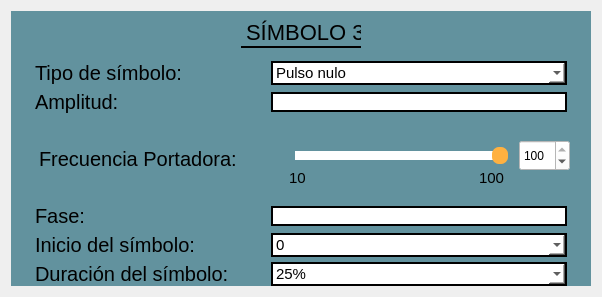
                <widget class="QWidget" name="tab_4">
                 <attribute name="title">
                  <string>s3</string>
                 </attribute>
                 <layout class="QGridLayout" name="gridLayout_65">
                  <item row="0" column="0">
                   <widget class="QFrame" name="frame_95">
                    <property name="minimumSize">
                     <size>
                      <width>580</width>
                      <height>0</height>
                     </size>
                    </property>
                    <property name="styleSheet">
                     <string notr="true">QFrame{
background-color: rgb(98, 146, 158);
border: none;
}

QLabel{
font-size: 20px
}</string>
                    </property>
                    <property name="frameShape">
                     <enum>QFrame::StyledPanel</enum>
                    </property>
                    <property name="frameShadow">
                     <enum>QFrame::Raised</enum>
                    </property>
                    <layout class="QGridLayout" name="gridLayout_113">
                     <property name="topMargin">
                      <number>0</number>
                     </property>
                     <property name="bottomMargin">
                      <number>0</number>
                     </property>
                     <property name="spacing">
                      <number>5</number>
                     </property>
                     <item row="0" column="0">
                      <widget class="QFrame" name="frame_96">
                       <property name="minimumSize">
                        <size>
                         <width>135</width>
                         <height>45</height>
                        </size>
                       </property>
                       <property name="maximumSize">
                        <size>
                         <width>16777215</width>
                         <height>45</height>
                        </size>
                       </property>
                       <property name="frameShape">
                        <enum>QFrame::StyledPanel</enum>
                       </property>
                       <property name="frameShadow">
                        <enum>QFrame::Raised</enum>
                       </property>
                       <layout class="QGridLayout" name="gridLayout_114">
                        <property name="leftMargin">
                         <number>0</number>
                        </property>
                        <property name="topMargin">
                         <number>0</number>
                        </property>
                        <property name="rightMargin">
                         <number>0</number>
                        </property>
                        <property name="bottomMargin">
                         <number>0</number>
                        </property>
                        <item row="0" column="0">
                         <widget class="QLabel" name="label_91">
                          <property name="maximumSize">
                           <size>
                            <width>120</width>
                            <height>30</height>
                           </size>
                          </property>
                          <property name="font">
                           <font>
                            <family>Microsoft Sans Serif</family>
                            <pointsize>-1</pointsize>
                           </font>
                          </property>
                          <property name="styleSheet">
                           <string notr="true">QLabel{
qproperty-alignment: AlignCenter;
font-style: bold;
font-size: 22px;
color: black;
border-bottom: 2px solid black;
}</string>
                          </property>
                          <property name="text">
                           <string>SÍMBOLO 3</string>
                          </property>
                         </widget>
                        </item>
                       </layout>
                      </widget>
                     </item>
                     <item row="4" column="0">
                      <widget class="QFrame" name="frame_97">
                       <property name="maximumSize">
                        <size>
                         <width>550</width>
                         <height>35</height>
                        </size>
                       </property>
                       <property name="styleSheet">
                        <string notr="true">QFrame{
border: none;
background-color: transparent;
}</string>
                       </property>
                       <property name="frameShape">
                        <enum>QFrame::StyledPanel</enum>
                       </property>
                       <property name="frameShadow">
                        <enum>QFrame::Raised</enum>
                       </property>
                       <layout class="QGridLayout" name="gridLayout_115">
                        <property name="topMargin">
                         <number>0</number>
                        </property>
                        <property name="bottomMargin">
                         <number>0</number>
                        </property>
                        <item row="0" column="0">
                         <widget class="QLabel" name="label_95">
                          <property name="minimumSize">
                           <size>
                            <width>230</width>
                            <height>0</height>
                           </size>
                          </property>
                          <property name="maximumSize">
                           <size>
                            <width>230</width>
                            <height>16777215</height>
                           </size>
                          </property>
                          <property name="text">
                           <string>Fase:</string>
                          </property>
                         </widget>
                        </item>
                        <item row="0" column="1">
                         <widget class="QLineEdit" name="leFaseS3">
                          <property name="styleSheet">
                           <string notr="true">QLineEdit{
background-color: white;
border: 2px solid black;
font-color: black
}</string>
                          </property>
                          <property name="text">
                           <string/>
                          </property>
                         </widget>
                        </item>
                       </layout>
                      </widget>
                     </item>
                     <item row="5" column="0">
                      <widget class="QFrame" name="frame_98">
                       <property name="maximumSize">
                        <size>
                         <width>550</width>
                         <height>35</height>
                        </size>
                       </property>
                       <property name="styleSheet">
                        <string notr="true">QFrame{
border: none;
background-color: transparent;
}</string>
                       </property>
                       <property name="frameShape">
                        <enum>QFrame::StyledPanel</enum>
                       </property>
                       <property name="frameShadow">
                        <enum>QFrame::Raised</enum>
                       </property>
                       <layout class="QGridLayout" name="gridLayout_116">
                        <property name="topMargin">
                         <number>0</number>
                        </property>
                        <property name="bottomMargin">
                         <number>0</number>
                        </property>
                        <item row="0" column="0">
                         <widget class="QLabel" name="label_71">
                          <property name="minimumSize">
                           <size>
                            <width>230</width>
                            <height>0</height>
                           </size>
                          </property>
                          <property name="maximumSize">
                           <size>
                            <width>230</width>
                            <height>16777215</height>
                           </size>
                          </property>
                          <property name="text">
                           <string>Inicio del símbolo:</string>
                          </property>
                         </widget>
                        </item>
                        <item row="0" column="1">
                         <widget class="QComboBox" name="cbT1S3">
                          <property name="styleSheet">
                           <string notr="true">QComboBox{
	background-color: rgb(204, 204, 255);
	background: white;
	color: black;
	border: 2px solid black;
	font-size: 15px;
	qproperty-alignment: AlignCenter;
}


</string>
                          </property>
                          <item>
                           <property name="text">
                            <string>0</string>
                           </property>
                          </item>
                          <item>
                           <property name="text">
                            <string>0.25 tsimb</string>
                           </property>
                          </item>
                          <item>
                           <property name="text">
                            <string>0.5 tsimb</string>
                           </property>
                          </item>
                          <item>
                           <property name="text">
                            <string>0.75 tsimb</string>
                           </property>
                          </item>
                         </widget>
                        </item>
                       </layout>
                      </widget>
                     </item>
                     <item row="6" column="0">
                      <widget class="QFrame" name="frame_99">
                       <property name="maximumSize">
                        <size>
                         <width>550</width>
                         <height>35</height>
                        </size>
                       </property>
                       <property name="styleSheet">
                        <string notr="true">QFrame{
border: none;
background-color: transparent;
}</string>
                       </property>
                       <property name="frameShape">
                        <enum>QFrame::StyledPanel</enum>
                       </property>
                       <property name="frameShadow">
                        <enum>QFrame::Raised</enum>
                       </property>
                       <layout class="QGridLayout" name="gridLayout_117">
                        <property name="topMargin">
                         <number>0</number>
                        </property>
                        <property name="bottomMargin">
                         <number>0</number>
                        </property>
                        <item row="0" column="0">
                         <widget class="QLabel" name="label_92">
                          <property name="minimumSize">
                           <size>
                            <width>230</width>
                            <height>0</height>
                           </size>
                          </property>
                          <property name="maximumSize">
                           <size>
                            <width>230</width>
                            <height>16777215</height>
                           </size>
                          </property>
                          <property name="text">
                           <string>Duración del símbolo:</string>
                          </property>
                         </widget>
                        </item>
                        <item row="0" column="1">
                         <widget class="QComboBox" name="cbT2S3">
                          <property name="styleSheet">
                           <string notr="true">QComboBox{
	background-color: rgb(204, 204, 255);
	background: white;
	color: black;
	border: 2px solid black;
	font-size: 15px;
	qproperty-alignment: AlignCenter;
}


</string>
                          </property>
                          <item>
                           <property name="text">
                            <string>25%</string>
                           </property>
                          </item>
                          <item>
                           <property name="text">
                            <string>50%</string>
                           </property>
                          </item>
                          <item>
                           <property name="text">
                            <string>75%</string>
                           </property>
                          </item>
                         </widget>
                        </item>
                       </layout>
                      </widget>
                     </item>
                     <item row="1" column="0">
                      <widget class="QFrame" name="frame_100">
                       <property name="maximumSize">
                        <size>
                         <width>550</width>
                         <height>35</height>
                        </size>
                       </property>
                       <property name="styleSheet">
                        <string notr="true">QFrame{
border: none;
background-color: transparent;
}</string>
                       </property>
                       <property name="frameShape">
                        <enum>QFrame::StyledPanel</enum>
                       </property>
                       <property name="frameShadow">
                        <enum>QFrame::Raised</enum>
                       </property>
                       <layout class="QGridLayout" name="gridLayout_118">
                        <property name="topMargin">
                         <number>0</number>
                        </property>
                        <property name="bottomMargin">
                         <number>0</number>
                        </property>
                        <item row="0" column="0">
                         <widget class="QLabel" name="label_72">
                          <property name="minimumSize">
                           <size>
                            <width>230</width>
                            <height>0</height>
                           </size>
                          </property>
                          <property name="maximumSize">
                           <size>
                            <width>230</width>
                            <height>30</height>
                           </size>
                          </property>
                          <property name="text">
                           <string>Tipo de símbolo:</string>
                          </property>
                         </widget>
                        </item>
                        <item row="0" column="1">
                         <widget class="QComboBox" name="cbSimb3">
                          <property name="styleSheet">
                           <string notr="true">QComboBox{
	background: white;
	color: black;
	border: 2px solid black;
	font-size: 15px;
}

QComboBox:editable{
	background: none;
}


QComboBox:drop-down{
	background: none;
}

QComboBox:hover{
	background: none;
}


</string>
                          </property>
                          <item>
                           <property name="text">
                            <string>Pulso nulo</string>
                           </property>
                          </item>
                          <item>
                           <property name="text">
                            <string>Pulso</string>
                           </property>
                          </item>
                          <item>
                           <property name="text">
                            <string>Medio pulso</string>
                           </property>
                          </item>
                          <item>
                           <property name="text">
                            <string>Manchester</string>
                           </property>
                          </item>
                          <item>
                           <property name="text">
                            <string>Coseno</string>
                           </property>
                          </item>
                          <item>
                           <property name="text">
                            <string>Pulso de duración variable</string>
                           </property>
                          </item>
                          <item>
                           <property name="text">
                            <string>Coseno de duración variable</string>
                           </property>
                          </item>
                         </widget>
                        </item>
                       </layout>
                      </widget>
                     </item>
                     <item row="2" column="0">
                      <widget class="QFrame" name="frame_101">
                       <property name="maximumSize">
                        <size>
                         <width>550</width>
                         <height>35</height>
                        </size>
                       </property>
                       <property name="styleSheet">
                        <string notr="true">QFrame{
border: none;
background-color: transparent;
}</string>
                       </property>
                       <property name="frameShape">
                        <enum>QFrame::StyledPanel</enum>
                       </property>
                       <property name="frameShadow">
                        <enum>QFrame::Raised</enum>
                       </property>
                       <layout class="QGridLayout" name="gridLayout_119">
                        <property name="topMargin">
                         <number>0</number>
                        </property>
                        <property name="bottomMargin">
                         <number>0</number>
                        </property>
                        <item row="0" column="0">
                         <widget class="QLabel" name="label_100">
                          <property name="minimumSize">
                           <size>
                            <width>230</width>
                            <height>0</height>
                           </size>
                          </property>
                          <property name="maximumSize">
                           <size>
                            <width>230</width>
                            <height>16777215</height>
                           </size>
                          </property>
                          <property name="text">
                           <string>Amplitud:</string>
                          </property>
                         </widget>
                        </item>
                        <item row="0" column="1">
                         <widget class="QLineEdit" name="leAmpS3">
                          <property name="styleSheet">
                           <string notr="true">QLineEdit{
background-color: white;
border: 2px solid black;
font-color: black
}</string>
                          </property>
                          <property name="text">
                           <string/>
                          </property>
                         </widget>
                        </item>
                       </layout>
                      </widget>
                     </item>
                     <item row="3" column="0">
                      <widget class="QFrame" name="frame_102">
                       <property name="minimumSize">
                        <size>
                         <width>550</width>
                         <height>80</height>
                        </size>
                       </property>
                       <property name="maximumSize">
                        <size>
                         <width>550</width>
                         <height>80</height>
                        </size>
                       </property>
                       <property name="styleSheet">
                        <string notr="true">QFrame{
border: none;
background-color: transparent;
}</string>
                       </property>
                       <property name="frameShape">
                        <enum>QFrame::StyledPanel</enum>
                       </property>
                       <property name="frameShadow">
                        <enum>QFrame::Raised</enum>
                       </property>
                       <layout class="QGridLayout" name="gridLayout_120">
                        <property name="topMargin">
                         <number>0</number>
                        </property>
                        <property name="rightMargin">
                         <number>0</number>
                        </property>
                        <property name="bottomMargin">
                         <number>0</number>
                        </property>
                        <item row="0" column="0">
                         <widget class="QLabel" name="label_109">
                          <property name="minimumSize">
                           <size>
                            <width>230</width>
                            <height>0</height>
                           </size>
                          </property>
                          <property name="maximumSize">
                           <size>
                            <width>230</width>
                            <height>16777215</height>
                           </size>
                          </property>
                          <property name="text">
                           <string>Frecuencia Portadora:</string>
                          </property>
                         </widget>
                        </item>
                        <item row="0" column="1">
                         <widget class="QFrame" name="frame_103">
                          <property name="maximumSize">
                           <size>
                            <width>292</width>
                            <height>58</height>
                           </size>
                          </property>
                          <property name="styleSheet">
                           <string notr="true">QFrame{
border: none;
background-color: transparent;
}</string>
                          </property>
                          <property name="frameShape">
                           <enum>QFrame::StyledPanel</enum>
                          </property>
                          <property name="frameShadow">
                           <enum>QFrame::Raised</enum>
                          </property>
                          <widget class="QSlider" name="hsFreqS3">
                           <property name="geometry">
                            <rect>
                             <x>10</x>
                             <y>10</y>
                             <width>221</width>
                             <height>31</height>
                            </rect>
                           </property>
                           <property name="styleSheet">
                            <string notr="true">QSlider 
{
    background-color: transparent;
    padding: 2px;

}

QSlider::groove:horizontal 
{
	subcontrol-origin: content;
	background-color: transparent;
	height: 17px;

}

QSlider::handle:horizontal 
{
    background-color: rgb(255, 177, 64);
    width: 16px;
    border-radius: 7px;

}

QSlider::sub-page:horizontal 
{
    background-color: white;
    margin: 4px;
    border-radius: 5px;

}

QSlider::add-page:horizontal 
{
    background-color: white;
    margin: 4px;
    border-radius: 5px;

}




</string>
                           </property>
                           <property name="minimum">
                            <number>10</number>
                           </property>
                           <property name="maximum">
                            <number>100</number>
                           </property>
                           <property name="value">
                            <number>100</number>
                           </property>
                           <property name="orientation">
                            <enum>Qt::Horizontal</enum>
                           </property>
                          </widget>
                          <widget class="QLabel" name="label_110">
                           <property name="geometry">
                            <rect>
                             <x>10</x>
                             <y>40</y>
                             <width>21</width>
                             <height>16</height>
                            </rect>
                           </property>
                           <property name="styleSheet">
                            <string notr="true">QLabel{
font-size: 15px;
qproperty-alignment: AlignCenter;
}</string>
                           </property>
                           <property name="text">
                            <string>10</string>
                           </property>
                          </widget>
                          <widget class="QLabel" name="label_111">
                           <property name="geometry">
                            <rect>
                             <x>200</x>
                             <y>40</y>
                             <width>31</width>
                             <height>16</height>
                            </rect>
                           </property>
                           <property name="styleSheet">
                            <string notr="true">QLabel{
font-size: 15px;
qproperty-alignment: AlignCenter;
}</string>
                           </property>
                           <property name="text">
                            <string>100</string>
                           </property>
                          </widget>
                          <widget class="QSpinBox" name="sbFreqS3">
                           <property name="geometry">
                            <rect>
                             <x>240</x>
                             <y>10</y>
                             <width>51</width>
                             <height>31</height>
                            </rect>
                           </property>
                           <property name="styleSheet">
                            <string notr="true">QSpinBox{
background-color: white;
qproperty-alignment: AlignCenter;
}</string>
                           </property>
                           <property name="minimum">
                            <number>10</number>
                           </property>
                           <property name="maximum">
                            <number>100</number>
                           </property>
                           <property name="value">
                            <number>100</number>
                           </property>
                          </widget>
                         </widget>
                        </item>
                       </layout>
                      </widget>
                     </item>
                    </layout>
                   </widget>
                  </item>
                 </layout>
                </widget>
